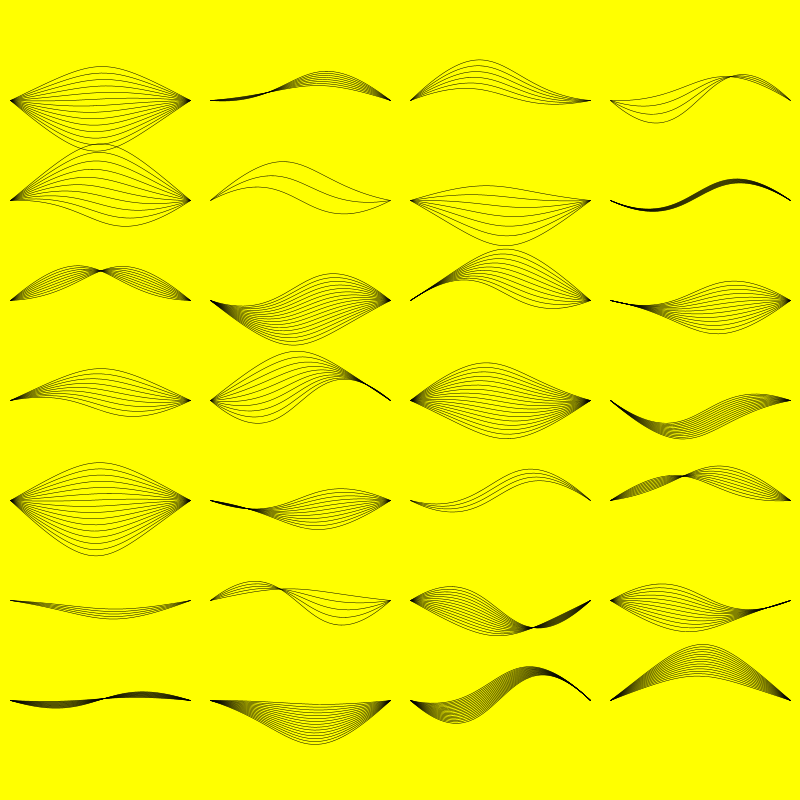
Frame 1 (no input)
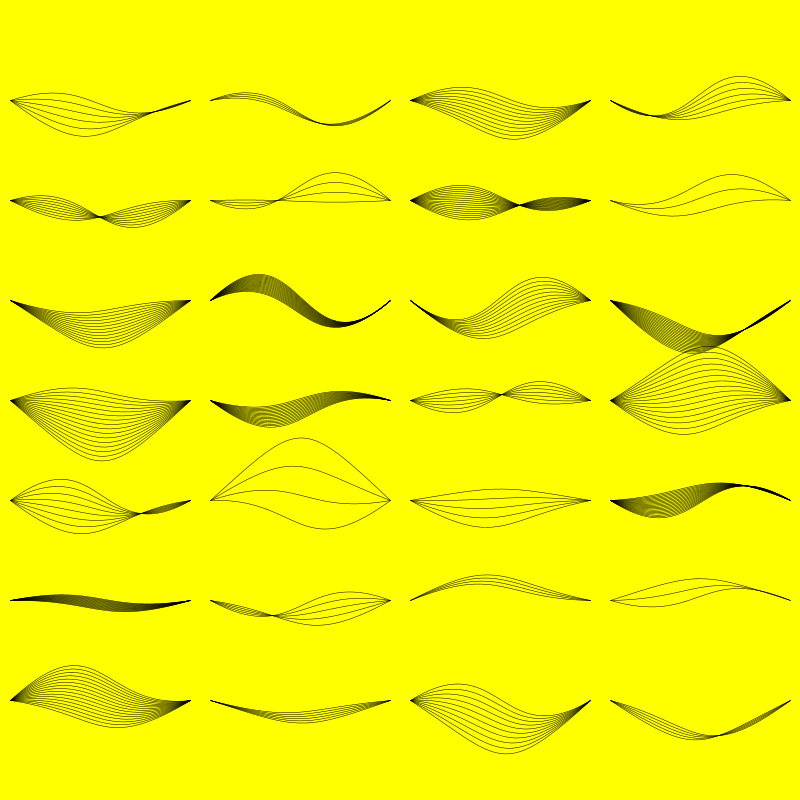
Frame 2 (the mouse pressed at the canvas centre, redrawn once)

The Processing sketch that drew these frames (run headless with seeded random() and noise(); the mouse was pressed at the canvas centre and the sketch redrawn once):

// Processing sketch: bezier03ADNParametricShape
// ── bezier03ADNParametricShape.pde

void setup() {
  size(800,800);
  noLoop();
  
  
  //strokeCap(SQUARE);
  //stroke( 255 , 0 , 0, 55 );
  //frameRate( 5 );
}

void draw() {
  background(255,255,0);
  int filas = 7;
  int columnas = 4;
  int total = filas * columnas;
  int iTotal = 0;
  for(int f=0; f<filas; f++  ) {
    for ( int c = 0; c<columnas; c++) {
      float x = map( c, 0, columnas-1, 100, 700);
      float y = map( f, 0, filas-1, 100, 700);
      float ang = 0;//map(iTotal, 0, total, 0, 90);
       hojaParametrica( random(2,20) , color(255,255,255) , 90 , x , y, new PVector(random(-1,1), random(-1,1) )  , new PVector(random(-1,1), random(-1,1) ),   ang );
       
       iTotal++;
       //hojaParametrica(5 , color(255,0,0) , 120 , 400 , 600, new PVector(-1, 0 )  ,  new PVector(1, -1 ),  45);
       
       //hojaParametrica(8 , color(0,0,0) , 120 , 400 , 400,  new PVector(0.5,1)  ,   new PVector(-2, 0 ),  90);
       
       //hojaParametrica(8 , color(0,0,0) , 120 , 400 , 400,  new PVector(0.5,1)  ,   new PVector(-2, 0 ),  90);
    }
  }
   
}

void mousePressed() {
   redraw();  
}

void hojaParametrica(float ca, float co, float ta, float x, float y, PVector mi, PVector md, float gr) {
  noFill();
  stroke(co, 250);
  strokeWeight(0.5);
  //scale( sc );
  //bezier(-1,0,  0,-1, 0,1, 1, 0 );
  pushMatrix();
  translate(x,y);
  rotate( radians( gr ) );
  for(int i=0  ;  i<ca ;  i++ ) {
    float manI = map(i, 0, ca, mi.x, mi.y);
    float manD = map(i, 0, ca, md.x, md.y);
    bezier(-1*ta,0,  0,manI*ta, 0,manD*ta, 1*ta, 0 );
  }
  popMatrix();
}
